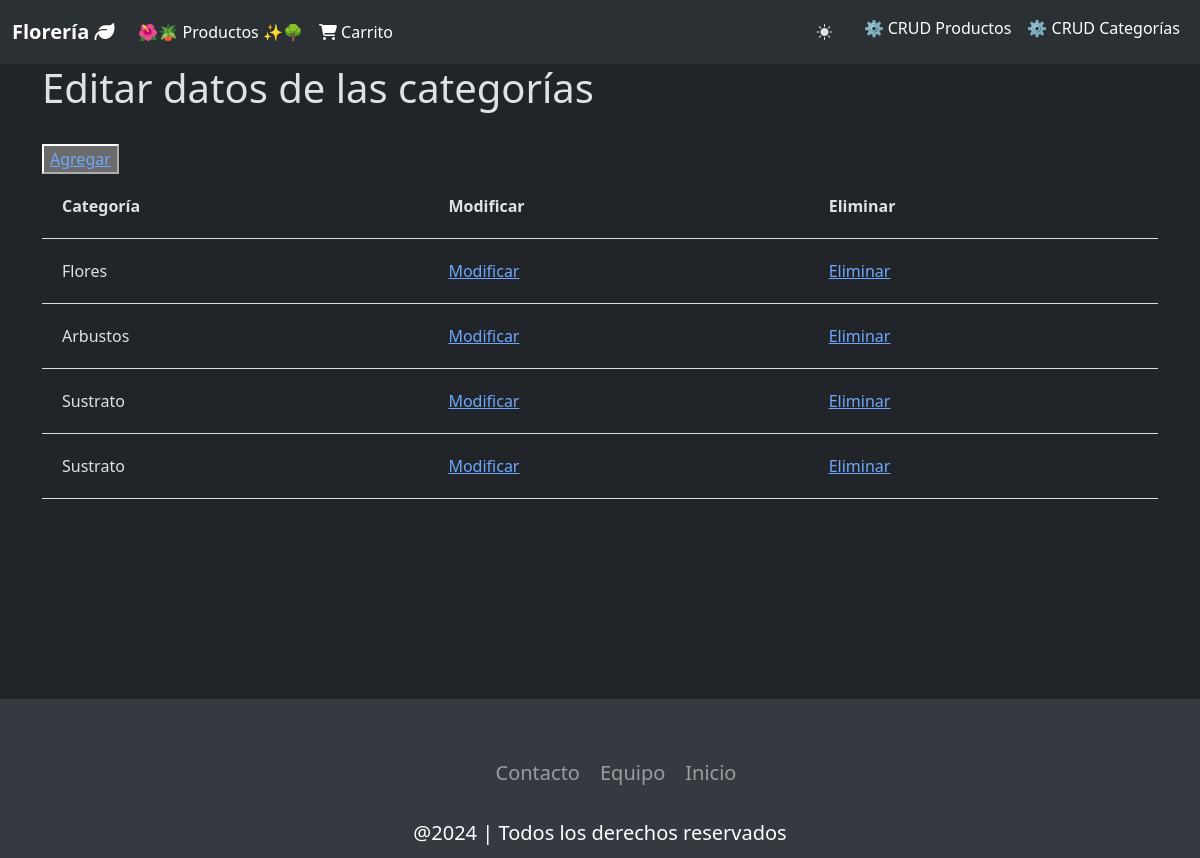
Page /tienda/crud_categorias on the earlier database version.
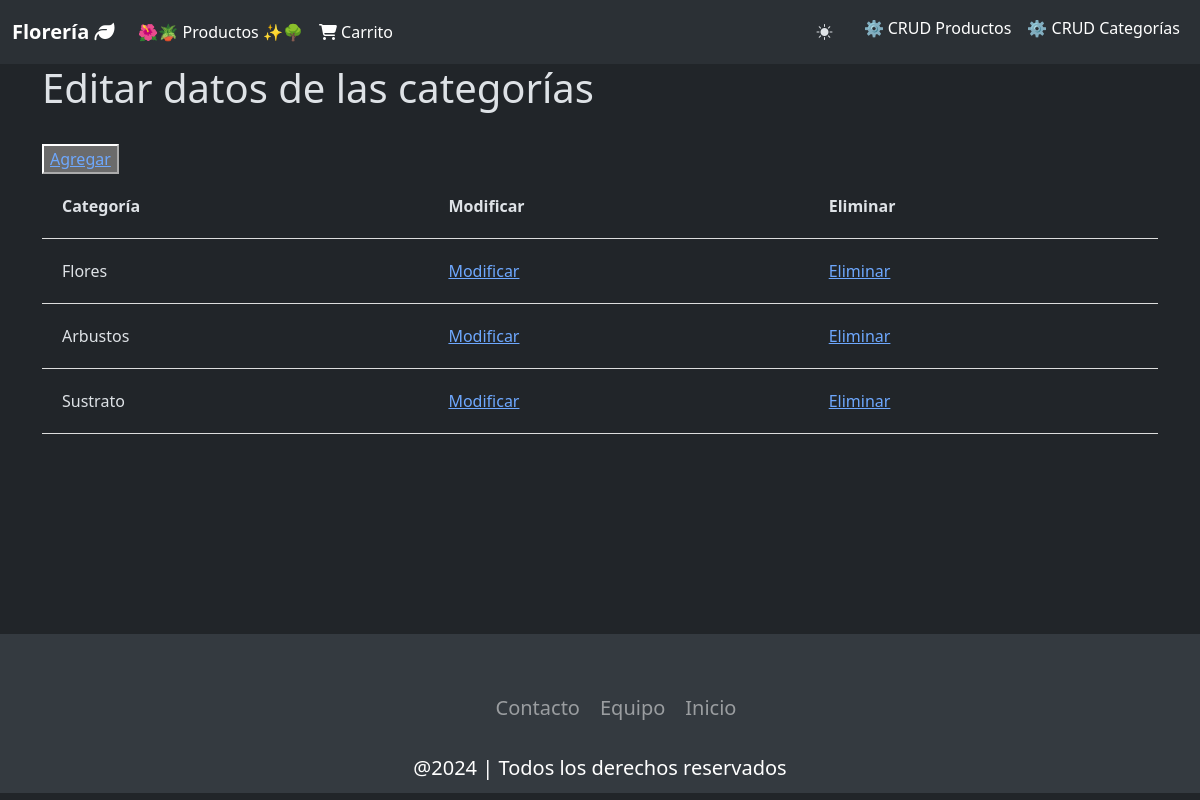
Same page on the later database version.
### tienda/models.py (models this page shows, shortened)
class Categoria(models.Model):
    id_categoria = models.AutoField(db_column='idCategoria', primary_key=True)
    categoria = models.CharField(max_length=20, blank=False, null=False)

### tienda/views.py (the view)
# urls.py: path('crud_categorias', views.crud_categorias, name='crud_categorias'),
def crud_categorias(request):
    categorias = Categoria.objects.all()
    context = {'categorias': categorias}
    return render(request, 'tienda/categorias_list.html', context)

### tienda/templates/tienda/categorias_list.html (shortened to what this page needs)
{% load static %}
<!DOCTYPE html>
<html lang="en">
<head>
  <link href="https://cdn.jsdelivr.net/npm/bootstrap@5.3.3/dist/css/bootstrap.min.css" rel="stylesheet"
>
  <link rel="stylesheet" href="https://cdn.jsdelivr.net/npm/bootstrap-icons@1.11.3/font/bootstrap-icons.min.css">
  <link rel="stylesheet" href="{% static 'tienda/css/estilos.css' %}">
</head>
<body data-bs-theme="dark">
  <div id="navegacion">
    <nav class="navbar navbar-expand-lg bg-body-tertiary" id="navbarPrincipal">
      <div class="container-fluid d-flex flex-row">
        <a class="navbar-brand" href="{% url 'inicio' %}">Florería <i class="fa-solid fa-leaf"></i></a>
        <div class="collapse navbar-collapse" id="navbarNavAltMarkup">
          <div class="navbar-nav">
            <a class="nav-link active" aria-current="page" href="{% url 'productos_list' %}" id="link-maceteros">🌺🪴 Productos ✨🌳</a>
            <a class="nav-link active" href="#" id="link-carrito"><i class="fa-solid fa-cart-shopping"></i> Carrito</a>
        </div>
        <div class="navbar-nav ms-auto">
          <button type="button" class="btn btn-navbar" id="btn-tema"><i class="bi bi-brightness-high-fill" id="toggler-tema"></i></button>
          <a class="nav-link active" href="{% url 'productos_list' %}">⚙️ CRUD Productos</a>
          <a class="nav-link active" href="{% url 'crud_categorias' %}">⚙️ CRUD Categorías</a>
        </div>
      </div>
    </nav>
  </div>
  <div class="container-extend-lg" id="contenido">
    <div class="container">
      <h1>Editar datos de las categorías</h1>
      <br>
      <button type="button">
        <a href="{% url 'categoriasAdd' %}"> Agregar </a>
      </button>
      <table>
        {% if categorias %}
          <th>Categoría</th>
          <th>Modificar</th>
          <th>Eliminar</th>
          {% for x in categorias %}
            <tr>
              <td>{{x.categoria}}</td>
              <td><a href="{% url 'categorias_edit' pk=x.id_categoria %}">Modificar</a></td>
              <td><a href="{% url 'categorias_del' pk=x.id_categoria %}">Eliminar</a></td>
            </tr>
          {% endfor %}
        {% endif %}
      </table>
    </div>
  <div id="footer" style="margin-top: 200px;">
    <footer class="footer">
      <ul class="social-icon">
        <li class="icon-elem">
        </li>
        <li class="icon-elem">
        </li>
        <li class="icon-elem">
        </li>
      </ul>
      <ul class="menu">
        <li class="menu-elem">
          <a href="https://github.com/Lala-Banana/Prueba-2-Progra-Web" class="menu-icon">Contacto</a>
        </li>
        <li class="menu-elem">
          <a href="https://github.com/Lala-Banana/Prueba-2-Progra-Web" class="menu-icon">Equipo</a>
        </li>
        <li class="menu-elem">
          <a href="indice.html" class="menu-icon">Inicio</a>
        </li>
      </ul>
      <p class="text-footer">@2024 | Todos los derechos reservados</p>
    </footer>
  </div>
</body>
</html>

Differences in the rows shown:
removed Categoria: categoria "Sustrato"
